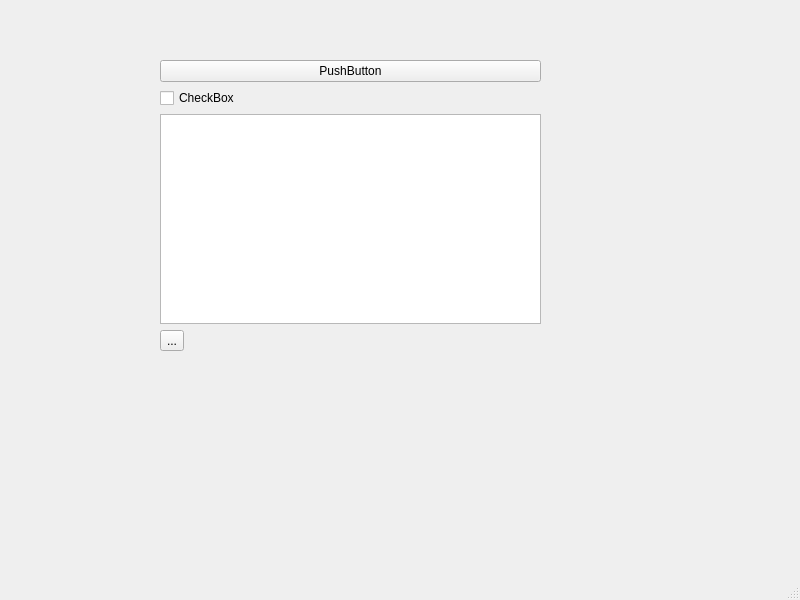
<?xml version="1.0" encoding="UTF-8"?>
<ui version="4.0">
 <class>MainWindow</class>
 <widget class="QMainWindow" name="MainWindow">
  <property name="geometry">
   <rect>
    <x>0</x>
    <y>0</y>
    <width>800</width>
    <height>600</height>
   </rect>
  </property>
  <property name="windowTitle">
   <string>MainWindow</string>
  </property>
  <widget class="QWidget" name="centralwidget">
   <widget class="QWidget" name="verticalLayoutWidget">
    <property name="geometry">
     <rect>
      <x>160</x>
      <y>60</y>
      <width>381</width>
      <height>291</height>
     </rect>
    </property>
    <layout class="QVBoxLayout" name="verticalLayout">
     <item>
      <widget class="QPushButton" name="pushButton">
       <property name="text">
        <string>PushButton</string>
       </property>
      </widget>
     </item>
     <item>
      <widget class="QCheckBox" name="checkBox">
       <property name="text">
        <string>CheckBox</string>
       </property>
      </widget>
     </item>
     <item>
      <widget class="QListWidget" name="listWidget"/>
     </item>
     <item>
      <widget class="QToolButton" name="toolButton">
       <property name="text">
        <string>...</string>
       </property>
      </widget>
     </item>
    </layout>
   </widget>
  </widget>
  <widget class="QMenuBar" name="menubar">
   <property name="geometry">
    <rect>
     <x>0</x>
     <y>0</y>
     <width>800</width>
     <height>22</height>
    </rect>
   </property>
  </widget>
  <widget class="QStatusBar" name="statusbar"/>
 </widget>
 <resources/>
 <connections/>
</ui>
